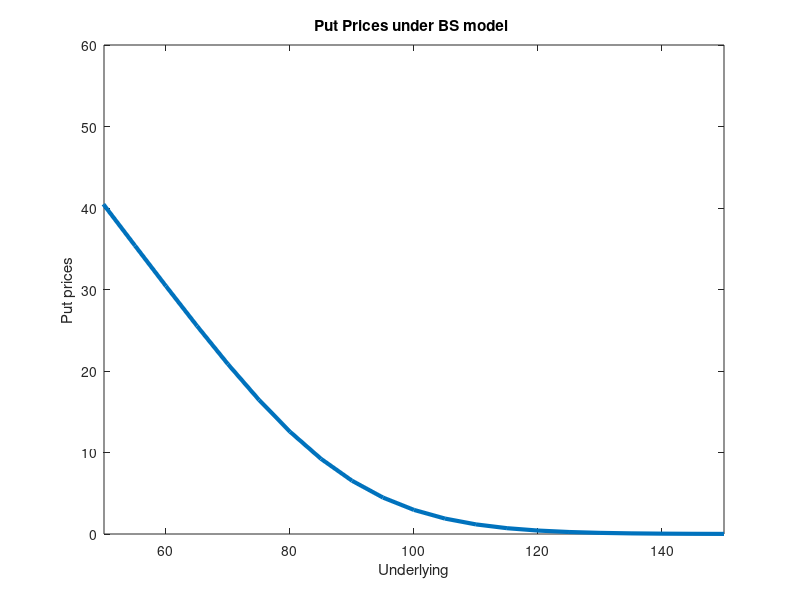

Recreate this plot in MATLAB.
tic
clear;
clc;
clf;

Sigma=0.25;
elasticity = 1.9999; %elasticity
%dynamics.volcoeff = 3;
r = 0.10; %rate

T = 0.5;
K = 95;
StrCallPut='Call';
Underlying=40:5:150;
[c,p]=blsprice(Underlying, K, r, T, Sigma);
plot(Underlying,p,'LineWidth',3)
xlim([50 150])
ylim([0 60])
title('Put Prices under BS model ')
xlabel('Underlying')
ylabel('Put prices')
toc